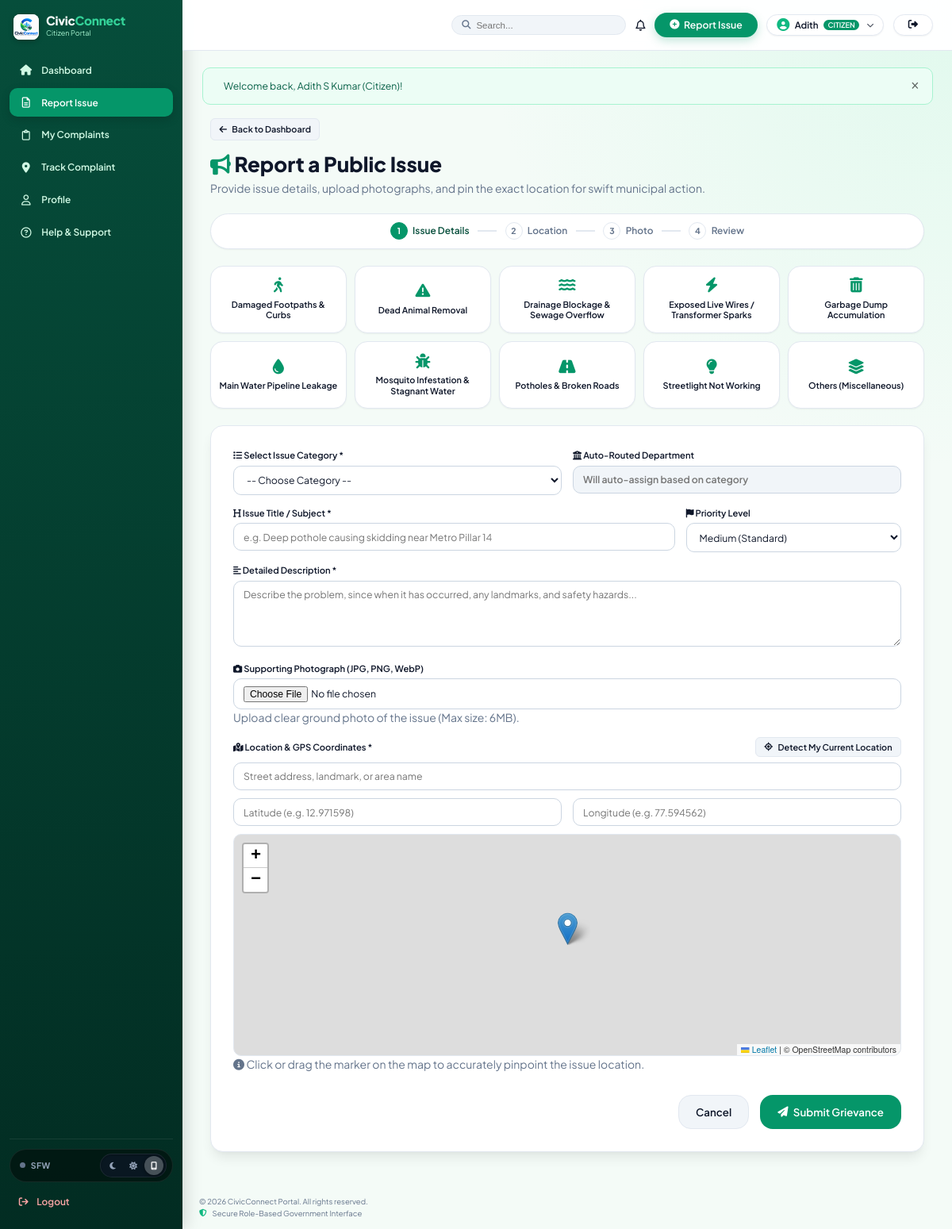
The page /citizen/report_issue.php (signed in) on the database its author committed.
### tables this page shows
CREATE TABLE IF NOT EXISTS `categories` (
    `id` INT AUTO_INCREMENT PRIMARY KEY,
    `name` VARCHAR(100) NOT NULL,
    `department_id` INT NOT NULL,
    `description` VARCHAR(255) DEFAULT NULL,
    `sla_days` INT DEFAULT 3,
    `icon` VARCHAR(50) DEFAULT 'alert-circle',
    `created_at` TIMESTAMP DEFAULT CURRENT_TIMESTAMP,
    CONSTRAINT `fk_category_department` FOREIGN KEY (`department_id`) REFERENCES `departments` (`id`) ON DELETE CASCADE
);

### citizen/report_issue.php (the view, shortened to what this page needs)
<?php
require_once __DIR__ . '/../includes/functions.php';
$db = getDB();
$categories = $db->query("
    SELECT c.*, d.name as department_name, d.code as department_code
    FROM categories c
    JOIN departments d ON c.department_id = d.id
    ORDER BY CASE WHEN c.name LIKE 'Other%' THEN 1 ELSE 0 END ASC, c.name ASC
")->fetchAll();
require_once __DIR__ . '/../includes/header.php';
?>
<div class="main-content">
    <?= renderFlash() ?>
    <div style="max-width: 900px; margin: 0 auto;">
        <div style="margin-bottom: 1.5rem;">
            <a href="<?= APP_URL ?>/citizen/dashboard.php" class="btn btn-secondary btn-sm">
                <i class="fa-solid fa-arrow-left"></i> Back to Dashboard
            </a>
            <h1 style="font-size: 1.85rem; font-weight: 800; color: var(--secondary); margin-top: 0.75rem;">
                <i class="fa-solid fa-bullhorn" style="color: var(--primary);"></i> Report a Public Issue
            </h1>
            <p style="color: var(--text-muted);">Provide issue details, upload photographs, and pin the exact location for swift municipal action.</p>
        </div>
        <div class="issue-stepper" aria-label="Issue reporting progress">
            <span class="active"><b>1</b> Issue Details</span>
            <i></i>
            <span><b>2</b> Location</span>
            <i></i>
            <span><b>3</b> Photo</span>
            <i></i>
            <span><b>4</b> Review</span>
        </div>
        <div class="issue-category-tiles" aria-label="Choose an issue category">
            <?php
            $tileIcons = [
                'Potholes & Broken Roads' => 'fa-road',
                'Damaged Footpaths & Curbs' => 'fa-person-walking',
                'Garbage Dump Accumulation' => 'fa-trash-can',
                'Dead Animal Removal' => 'fa-triangle-exclamation',
                'Main Water Pipeline Leakage' => 'fa-droplet',
                'Drainage Blockage & Sewage Overflow' => 'fa-water',
                'Streetlight Not Working' => 'fa-lightbulb',
                'Exposed Live Wires / Transformer Sparks' => 'fa-bolt',
                'Mosquito Infestation & Stagnant Water' => 'fa-bug',
                'Others (Miscellaneous)' => 'fa-layer-group',
                'Others' => 'fa-layer-group'
            ];
            foreach ($categories as $tileCategory):
                $tileIcon = $tileIcons[$tileCategory['name']] ?? 'fa-shapes';
            ?>
                <button type="button" class="issue-category-tile" data-category-id="<?= $tileCategory['id'] ?>">
                    <i class="fa-solid <?= $tileIcon ?>"></i>
                    <span><?= htmlspecialchars($tileCategory['name']) ?></span>
                </button>
            <?php endforeach; ?>
        </div>
        <div class="card" style="box-shadow: var(--shadow-lg);">
            <div class="card-body" style="padding: 2rem;">
                <form method="POST" action="<?= APP_URL ?>/citizen/report_issue.php" enctype="multipart/form-data">
                    <div class="form-row">
                        <div class="form-group">
                            <label class="form-label" for="category_id">
                                <i class="fa-solid fa-list"></i> Select Issue Category *
                            </label>
                            <select name="category_id" id="category_id" class="form-select" required>
                                <option value="">-- Choose Category --</option>
                            </select>
                        </div>
                        <div class="form-group">
                            <label class="form-label">
                                <i class="fa-solid fa-building-columns"></i> Auto-Routed Department
                            </label>
                            <input type="text" id="department_display" class="form-control" readonly placeholder="Will auto-assign based on category" style="background: var(--bg-surface); font-weight: 600; color: var(--primary-dark);">
                        </div>
                    </div>
                    <div class="form-row">
                        <div class="form-group" style="grid-column: span 2;">
                            <label class="form-label" for="title">
                                <i class="fa-solid fa-heading"></i> Issue Title / Subject *
                            </label>
                            <input type="text" name="title" id="title" class="form-control" required placeholder="e.g. Deep pothole causing skidding near Metro Pillar 14" value="<?= htmlspecialchars($_POST['title'] ?? '') ?>">
                        </div>
                        <div class="form-group">
                            <label class="form-label" for="priority">
                                <i class="fa-solid fa-flag"></i> Priority Level
                            </label>
                            <select name="priority" id="priority" class="form-select">
                                <option value="Medium" selected>Medium (Standard)</option>
                            </select>
                        </div>
                    </div>
                    <div class="form-group">
                        <label class="form-label" for="description">
                            <i class="fa-solid fa-align-left"></i> Detailed Description *
                        </label>
                        <textarea name="description" id="description" rows="4" class="form-control" required placeholder="Describe the problem, since when it has occurred, any landmarks, and safety hazards..."><?= htmlspecialchars($_POST['description'] ?? '') ?></textarea>
                    </div>
                    <div class="form-group">
                        <label class="form-label" for="complaint_image">
                            <i class="fa-solid fa-camera"></i> Supporting Photograph (JPG, PNG, WebP)
                        </label>
                        <input type="file" name="complaint_image" id="complaint_image" class="form-control" accept="image/jpeg,image/png,image/webp">
                        <div class="form-help">Upload clear ground photo of the issue (Max size: 6MB).</div>
                    </div>
                    <div class="form-group">
                        <div style="display: flex; justify-content: space-between; align-items: center; margin-bottom: 0.5rem; flex-wrap: wrap; gap: 0.5rem;">
                            <label class="form-label" style="margin-bottom: 0;">
                                <i class="fa-solid fa-map-location-dot"></i> Location & GPS Coordinates *
                            </label>
                            <button type="button" id="btn_get_location" class="btn btn-secondary btn-sm">
                                <i class="fa-solid fa-location-crosshairs"></i> Detect My Current Location
                            </button>
                        </div>
                        <input type="text" name="location" id="location" class="form-control" required placeholder="Street address, landmark, or area name" value="<?= htmlspecialchars($_POST['location'] ?? '') ?>">
                        <div class="form-row" style="margin-top: 0.75rem;">
                            <div>
                                <input type="text" name="latitude" id="latitude" class="form-control" placeholder="Latitude (e.g. 12.971598)" value="<?= htmlspecialchars($_POST['latitude'] ?? '') ?>" readonly>
                            </div>
                            <div>
                                <input type="text" name="longitude" id="longitude" class="form-control" placeholder="Longitude (e.g. 77.594562)" value="<?= htmlspecialchars($_POST['longitude'] ?? '') ?>" readonly>
                            </div>
                        </div>
                        <div id="map" style="height: 280px; width: 100%; border-radius: var(--radius-md); border: 1px solid var(--border-color); margin-top: 0.75rem;"></div>
                        <div class="form-help"><i class="fa-solid fa-circle-info"></i> Click or drag the marker on the map to accurately pinpoint the issue location.</div>
                    </div>
                    <div style="display: flex; gap: 1rem; justify-content: flex-end; margin-top: 2rem;">
                        <a href="<?= APP_URL ?>/citizen/dashboard.php" class="btn btn-secondary btn-lg">Cancel</a>
                        <button type="submit" class="btn btn-primary btn-lg">
                            <i class="fa-solid fa-paper-plane"></i> Submit Grievance
                        </button>
                    </div>
                </form>
            </div>
        </div>
    </div>
</div>
<?php require_once __DIR__ . '/../includes/footer.php'; ?>

### rows shown on the page
categories: name "Damaged Footpaths & Curbs"
categories: name "Dead Animal Removal"
categories: name "Drainage Blockage & Sewage Overflow"
categories: name "Exposed Live Wires / Transformer Sparks"
categories: name "Garbage Dump Accumulation"
categories: name "Main Water Pipeline Leakage"
categories: name "Mosquito Infestation & Stagnant Water"
categories: name "Potholes & Broken Roads"
categories: name "Streetlight Not Working"
categories: name "Others (Miscellaneous)"

### other values the page prints
explode(' ', $user['name'])[0] "Adith"
$user['role'] "CITIZEN"
$user['role'] "Citizen"
$flash['message'] "Welcome back, Adith S Kumar (Citizen)!"
